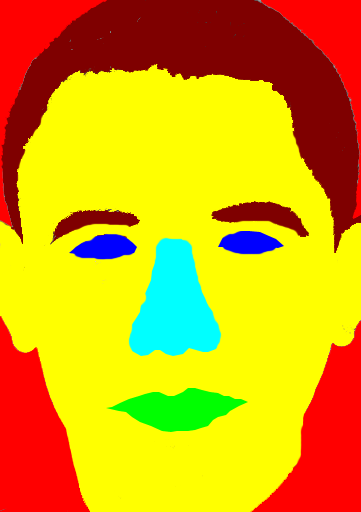
#> input picture data/raw/FASSEG_v2/Labels/9.bmp, 361 x 512 px
$ jupyter execute --allow-errors Untitled.ipynb   (older library calls are emulated)
#> lines starting #> are read from the running program, lines starting #| are printed output that depends on the picture
### src/feature_processing.py
'''
A set of functions to help with feature creation
'''

import numpy as np
import matplotlib.pyplot as plt
from skimage.feature import hog
from image_processing import convert_to_gray
from sklearn.base import BaseEstimator, TransformerMixin


class CreateFeatures(BaseEstimator, TransformerMixin):
    # [5 lines left out: function __init__, not called in this run]

    def fit(self, X, *args):
        return self

    def transform(self, X, *args):
        X = self._create_features(X)
        return X

    # [131 lines left out: functions _create_features, _create_hog_features, _create_loc_features, not called in this run]


def create_pixel_loc(shape):
    """Creates two vectors, encoding the x, y positions of pixels in an image
    of specified 'shape'

    Args:
        shape (tuple of length 2): Shape of image

    Returns:
        x (np.array): x coordinates (flattened)
        y (np.array): y coordinates (flattened)
    """
    row_ = np.array(range(0, shape[0] * shape[1]))
    y = row_.reshape(shape[0], shape[1]).T.flatten() % shape[1]
    x = row_ % shape[1]
    return x / shape[1], y / shape[1]

### notebooks/Untitled.ipynb
[cell 1]
import skimage.io as io

[cell 2]
label = io.imread('../data/raw/FASSEG_v2/Labels/9.bmp')
#> label is the input picture: shape (512, 361, 3); mean R, G, B 214.7, 163.7, 12.9

[cell 3]
img = io.imread('../data/raw/FASSEG_v2/RGB/9.bmp')
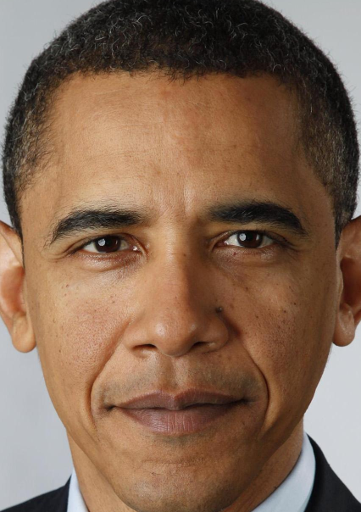
#> input picture data/raw/FASSEG_v2/RGB/9.bmp, 361 x 512 px
#> img is the input picture: shape (512, 361, 3); mean R, G, B 132, 103.4, 83

[cell 4]
import matplotlib.pyplot as plt

[cell 5]
import numpy as np

[cell 6]
comb = np.hstack((img, label))
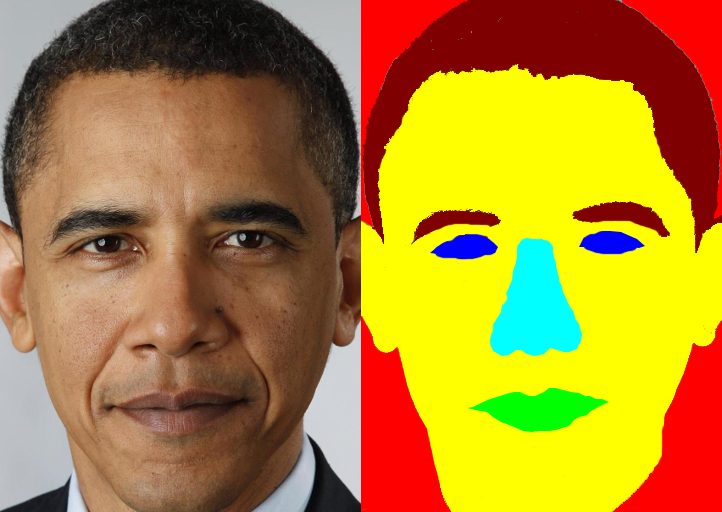
#> comb: shape (512, 722, 3); mean R, G, B 173.3, 133.6, 48

[cell 7]
io.imsave('../data/icon.jpeg', comb)
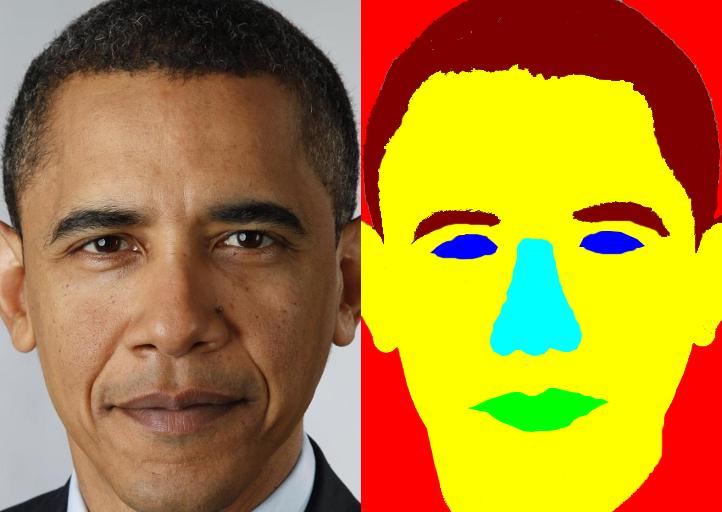
#> saved as icon.jpeg: shape (512, 722, 3); mean R, G, B 172.9, 133.5, 48.6

[cell 8]
import sys
sys.path.append('../src')
import feature_processing as ftp

[cell 9]
x, y = ftp.create_pixel_loc((2,2))
